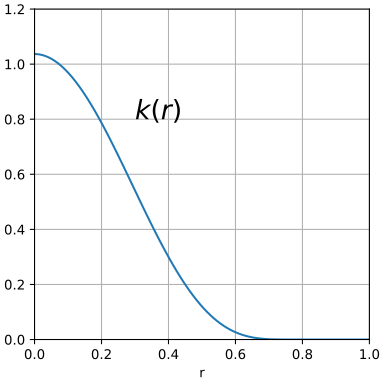

Python code for this plot:
import numpy as np
import matplotlib.pyplot as plt
from matplotlib.ticker import *

def k(r):
    r2=r**2
    if 0.6>r2:
        return 8*(0.6-r2)**4
    return 0

fig=plt.figure(figsize=(4,4),layout="constrained") # inch
ax=fig.add_subplot()
#ax.set_ylabel("y")
ax.set_xlabel("r")

r=np.linspace(0,1,100)
y=[k(r) for r in r]
ax.plot(r,y)

ax.text(0.3,0.8,r"$k(r)$",fontsize=20)

ax.grid("on")
ax.set(ylim=(0,1.2))
ax.set(xlim=(0,1))
#ax.xaxis.set_major_locator(MultipleLocator(base=1.0))
#ax.yaxis.set_major_locator(MultipleLocator(base=1.0))
plt.savefig("kernel.svg")
plt.show()

